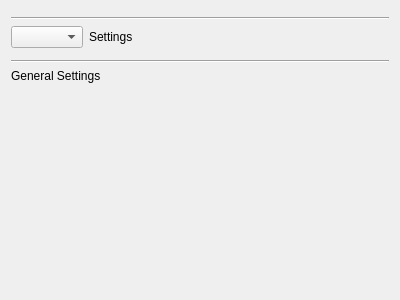
<?xml version="1.0" encoding="UTF-8"?>
<ui version="4.0">
 <class>Form</class>
 <widget class="QWidget" name="Form">
  <property name="geometry">
   <rect>
    <x>0</x>
    <y>0</y>
    <width>400</width>
    <height>300</height>
   </rect>
  </property>
  <property name="windowTitle">
   <string>Form</string>
  </property>
  <layout class="QVBoxLayout" name="verticalLayout">
   <item>
    <widget class="QWidget" name="name_desc_tags_placeholder" native="true">
     <property name="sizePolicy">
      <sizepolicy hsizetype="Preferred" vsizetype="Maximum">
       <horstretch>0</horstretch>
       <verstretch>0</verstretch>
      </sizepolicy>
     </property>
    </widget>
   </item>
   <item>
    <widget class="Line" name="line">
     <property name="orientation">
      <enum>Qt::Horizontal</enum>
     </property>
    </widget>
   </item>
   <item>
    <layout class="QHBoxLayout" name="horizontalLayout">
     <property name="bottomMargin">
      <number>0</number>
     </property>
     <item>
      <widget class="QComboBox" name="specific_combo"/>
     </item>
     <item>
      <widget class="QLabel" name="specific_label">
       <property name="text">
        <string>Settings</string>
       </property>
      </widget>
     </item>
     <item>
      <spacer name="horizontalSpacer">
       <property name="orientation">
        <enum>Qt::Horizontal</enum>
       </property>
       <property name="sizeHint" stdset="0">
        <size>
         <width>40</width>
         <height>20</height>
        </size>
       </property>
      </spacer>
     </item>
    </layout>
   </item>
   <item>
    <widget class="QWidget" name="specific_comparison_placeholder" native="true">
     <property name="sizePolicy">
      <sizepolicy hsizetype="Preferred" vsizetype="Preferred">
       <horstretch>0</horstretch>
       <verstretch>0</verstretch>
      </sizepolicy>
     </property>
    </widget>
   </item>
   <item>
    <widget class="Line" name="line_2">
     <property name="orientation">
      <enum>Qt::Horizontal</enum>
     </property>
    </widget>
   </item>
   <item>
    <widget class="QLabel" name="label_10">
     <property name="text">
      <string>General Settings</string>
     </property>
    </widget>
   </item>
   <item>
    <widget class="QWidget" name="general_comparison_placeholder" native="true"/>
   </item>
   <item>
    <widget class="QWidget" name="bottom_spacer" native="true">
     <property name="sizePolicy">
      <sizepolicy hsizetype="Preferred" vsizetype="Expanding">
       <horstretch>0</horstretch>
       <verstretch>0</verstretch>
      </sizepolicy>
     </property>
    </widget>
   </item>
  </layout>
 </widget>
 <resources/>
 <connections/>
</ui>
